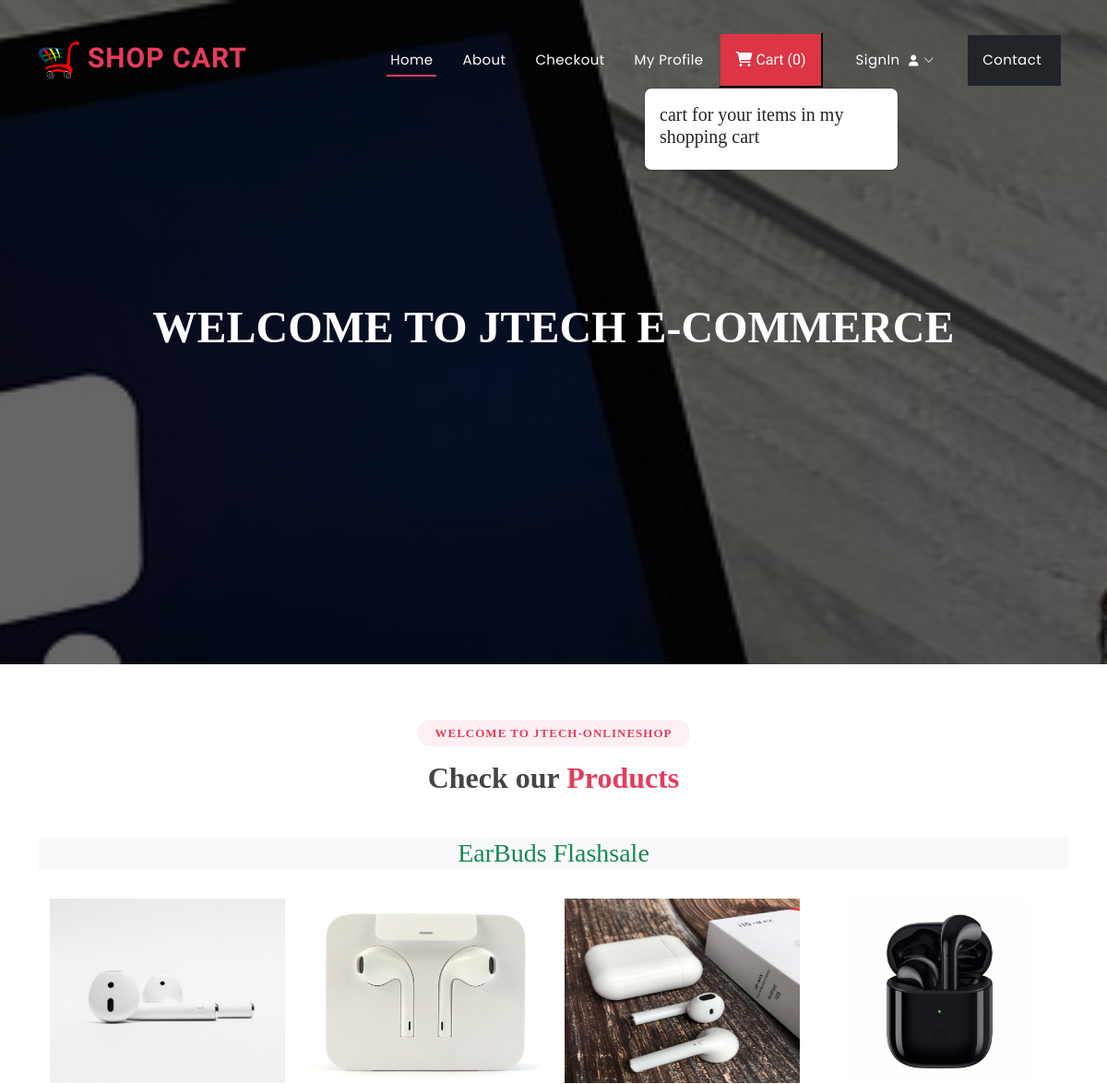
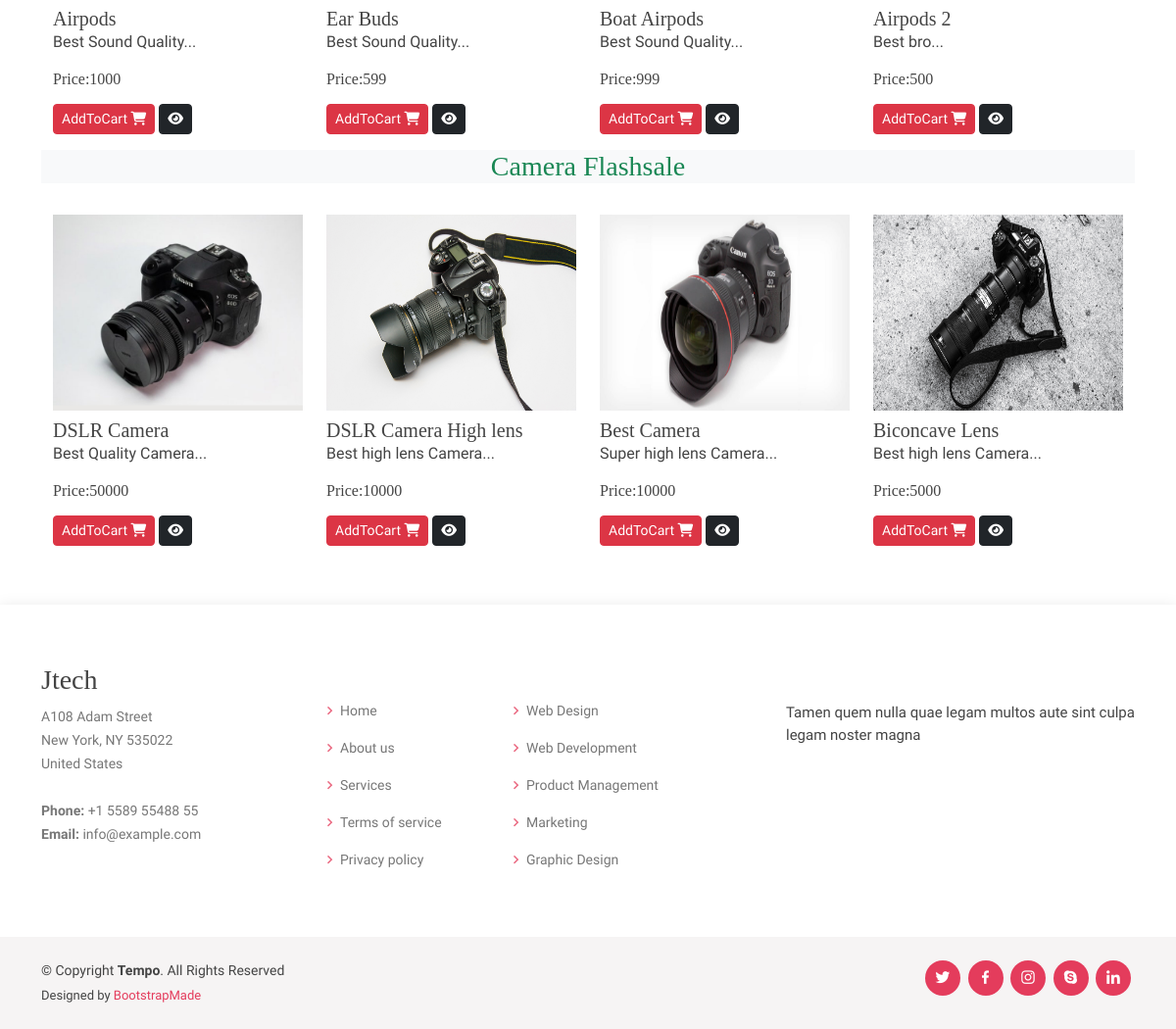
The page / on the database its author committed (2 pictures, top to bottom).
### ecommerceapp/models.py (models this page shows, shortened)
class Product(models.Model):
    product_id = models.AutoField
    product_name = models.CharField(max_length=100)
    category = models.CharField(max_length=100, default="")
    subcategory = models.CharField(max_length=50, default="")
    price = models.IntegerField(default=0)
    desc = models.CharField(max_length=300)
    image = models.ImageField(upload_to='images/images')

### ecommerceapp/views.py (the view)
# urls.py: path('',views.index,name="index"),
def index(request):
    allProds = []
    catprods = Product.objects.values('category','id')
    print(catprods)
    cats = {item['category'] for item in catprods}
    for cat in cats:
        prod= Product.objects.filter(category=cat)
        n=len(prod)
        nSlides = n // 4 + ceil((n / 4) - (n // 4))
        allProds.append([prod, range(1, nSlides), nSlides])
    params= {'allProds':allProds}
    return render(request,"index.html",params)

### templates/index.html (shortened to what this page needs)
{% extends 'base.html' %}
{% block content %}
<h1>Welcome to Jtech E-Commerce</h1>
{% endblock content %}
{% block body %}
{% load static %}
<section id="portfolio" class="portfolio">
  <div class="container">
    <div class="section-title">
      <h2>Welcome to Jtech-OnlineShop</h2>
      <h3>Check our <span>Products</span></h3>
    </div>
    {% for product, range, nSlides in allProds %}
    <h3 class="my-3 text-center text-success bg-light">
      {{product.0.category}} Flashsale
    </h3>
    <div class="container">
      <div class="row">
        {% for i in product %}
        <div class="col-md-3 mt-3">
          <img src="/media/{{i.image}}" class="card-img-top" alt="not found" height="200px" width="150px" />
          <div class="card-body">
            <h5 class="card-title mt-2" id="namepr{{i.id}}">{{i.product_name}}</h5>
            <p class="card-text">{{i.desc|slice:"0:53"}}...</p>
            <h6 class="card-title mb-3">
              Price:<span id="pricepr{{i.id}}">{{i.price}}</span>
            </h6>
            <span id="divpr{{i.id}}" class="divpr">
              <button id="pr{{i.id}}" class="btn btn-danger cart btn-sm mt-0">
                AddToCart <i class="fa-solid fa-cart-shopping"></i>
              </button>
            </span>
            <a href="/media/{{i.image}}">
              <button class="btn btn-dark btn-sm cart"><i class="fa-solid fa-eye"></i></button></a
            >
          </div>
        </div>
        {% endfor %}
      </div>
    </div>
    {% endfor %}
  </div>
</section>
{% endblock body %}

### templates/base.html (shortened to what this page needs)
{% load static %}
<!DOCTYPE html>
<html lang="en">
<head>
  <link href="{% static '/assets/vendor/bootstrap/css/bootstrap.min.css' %}" rel="stylesheet">
  <link href="{% static '/assets/vendor/bootstrap-icons/bootstrap-icons.css' %}" rel="stylesheet">
  <link href="{% static '/assets/vendor/boxicons/css/boxicons.min.css' %}" rel="stylesheet">
  <link href="{% static '/assets/vendor/glightbox/css/glightbox.min.css' %}" rel="stylesheet">
  <link href="{% static '/assets/vendor/remixicon/remixicon.css' %}" rel="stylesheet">
  <link href="{% static '/assets/vendor/swiper/swiper-bundle.min.css' %}" rel="stylesheet">
  <link rel="stylesheet" href="https://cdnjs.cloudflare.com/ajax/libs/font-awesome/6.2.1/css/all.min.css" />
  <link href="{% static '/assets/css/style.css' %}" rel="stylesheet">
</head>
<body>
  <header id="header" class="fixed-top ">
    <div class="container d-flex align-items-center justify-content-between">
<a href="/" class="logo"><img src="{% static 'images/logo.png' %}" alt="" class="img-fluid"> Shop Cart</a>
      <nav id="navbar" class="navbar">
        <ul>
          <li><a class="nav-link scrollto active" href="/">Home</a></li>
          <li><a class="nav-link scrollto" href="/about">About</a></li>
          <li><a class="nav-link scrollto" href="/checkout">Checkout</a></li>
          <li><a class="nav-link scrollto" href="/profile">My Profile </a></li>
          <button type="button" class="nav-link scrollto bg-danger p-3 m-2 text-white" id="popcart" data-container="body" data-toggle="popover" data-placement="bottom" data-html="true" ><i class="fa-solid fa-cart-shopping"></i>  Cart (<span id="cart">0</span>)
          </button>
          {% if request.user.is_authenticated %}
          <li><a  class="nav-link scrollto" href="/auth/logout/">Logout <i class="fa-solid fa-right-from-bracket"></i>
          </a></li>
          {% else %}
          <li class="dropdown"><a href="#"><span>SignIn </span> <i class="bi bi-chevron-down"></i></a>
          </li>
          {% endif %}
          <li><a class="nav-link scrollto bg-dark p-3 m-2" href="/contact">Contact </a></li>
        </ul>
      </nav>
    </div>
  </header>
  <section id="hero">
    <div class="hero-container">
      {% block content %}
      {% endblock content %}
    </div>
  </section>
  <main id="main">
    {% block body %}
    {% endblock body %}
  </main>
  <footer id="footer">
    <div class="footer-top">
      <div class="container">
        <div class="row">
          <div class="col-lg-3 col-md-6 footer-contact">
            <h3>Jtech</h3>
            <p>
              A108 Adam Street <br>
              New York, NY 535022<br>
              United States <br><br>
              <strong>Phone:</strong> +1 5589 55488 55<br>
              <strong>Email:</strong> info@example.com<br>
            </p>
          </div>
          <div class="col-lg-2 col-md-6 footer-links">
            <h4>Useful Links</h4>
            <ul>
              <li><i class="bx bx-chevron-right"></i> <a href="/">Home</a></li>
              <li><i class="bx bx-chevron-right"></i> <a href="/about">About us</a></li>
              <li><i class="bx bx-chevron-right"></i> <a href="#">Services</a></li>
              <li><i class="bx bx-chevron-right"></i> <a href="#">Terms of service</a></li>
              <li><i class="bx bx-chevron-right"></i> <a href="#">Privacy policy</a></li>
            </ul>
          </div>
          <div class="col-lg-3 col-md-6 footer-links">
            <h4>Our Services</h4>
            <ul>
              <li><i class="bx bx-chevron-right"></i> <a href="#">Web Design</a></li>
              <li><i class="bx bx-chevron-right"></i> <a href="#">Web Development</a></li>
              <li><i class="bx bx-chevron-right"></i> <a href="#">Product Management</a></li>
              <li><i class="bx bx-chevron-right"></i> <a href="#">Marketing</a></li>
              <li><i class="bx bx-chevron-right"></i> <a href="#">Graphic Design</a></li>
            </ul>
          </div>
          <div class="col-lg-4 col-md-6 footer-newsletter">
            <h4>Join Our Newsletter</h4>
            <p>Tamen quem nulla quae legam multos aute sint culpa legam noster magna</p>
            <form action="" method="post">
              <input type="email" name="email"><input type="submit" value="Subscribe">
            </form>
          </div>
        </div>
      </div>
    </div>
    <div class="container d-md-flex py-4">
      <div class="me-md-auto text-center text-md-start">
        <div class="copyright">
          &copy; Copyright <strong><span>Tempo</span></strong>. All Rights Reserved
        </div>
        <div class="credits">
          Designed by <a href="https://bootstrapmade.com/">BootstrapMade</a>
        </div>
      </div>
      <div class="social-links text-center text-md-right pt-3 pt-md-0">
        <a href="#" class="twitter"><i class="bx bxl-twitter"></i></a>
        <a href="#" class="facebook"><i class="bx bxl-facebook"></i></a>
        <a href="#" class="instagram"><i class="bx bxl-instagram"></i></a>
        <a href="#" class="google-plus"><i class="bx bxl-skype"></i></a>
        <a href="#" class="linkedin"><i class="bx bxl-linkedin"></i></a>
      </div>
    </div>
  </footer>
</body>
</html>

### rows shown on the page
Product: category "EarBuds", image (picture), product_name "Airpods", desc "Best Sound Quality", price "1000"
Product: image (picture), product_name "Ear Buds", desc "Best Sound Quality", price "599"
Product: image (picture), product_name "Boat Airpods", desc "Best Sound Quality", price "999"
Product: image (picture), product_name "Airpods 2", desc "Best bro", price "500"
Product: category "Camera", image (picture), product_name "DSLR Camera", desc "Best Quality Camera", price "50000"
Product: image (picture), product_name "DSLR Camera High lens", desc "Best high lens Camera", price "10000"
Product: image (picture), product_name "Best Camera", desc "Super high lens Camera", price "10000"
Product: image (picture), product_name "Biconcave Lens", desc "Best high lens Camera", price "5000"
